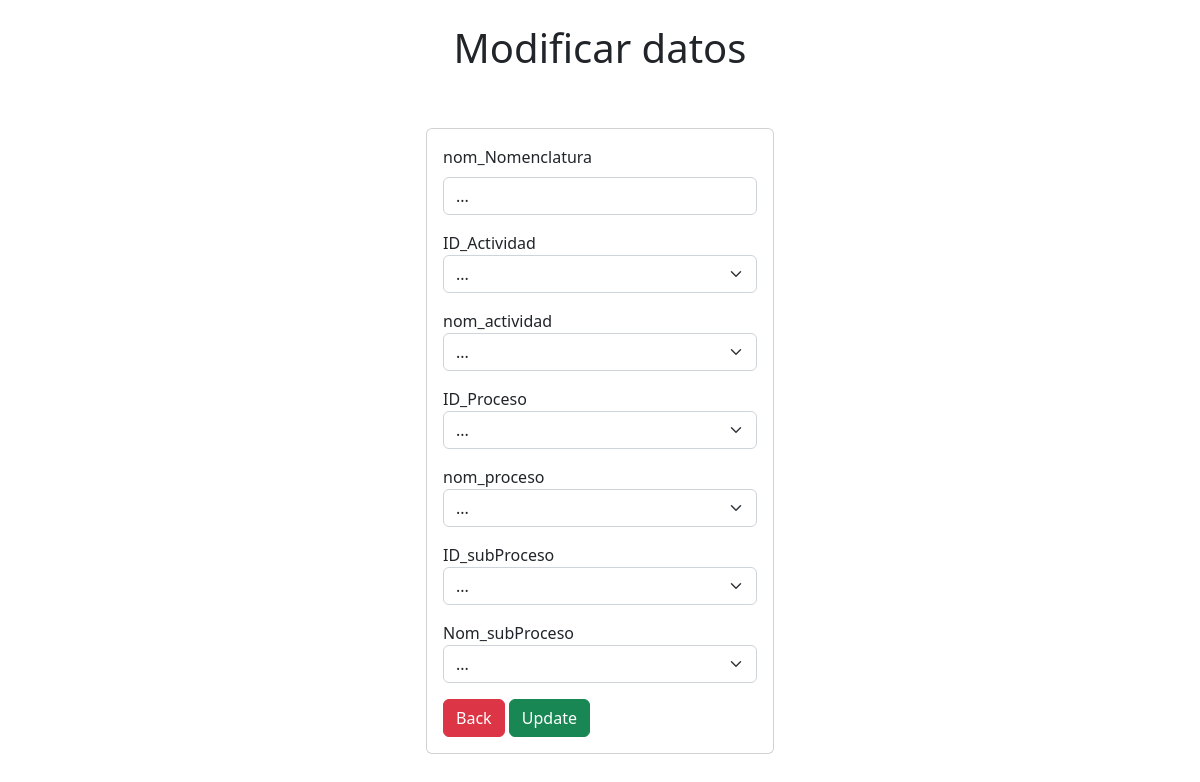
The app's page /tab/Nomenclatura/edit.php?ID_Nomen=1 (signed in) with its own data.
### tables this page shows
CREATE TABLE `nomenclatura` (
  `ID_Nomen` int(11) NOT NULL,
  `Nomenclatura` varchar(50) NOT NULL,
  `ID_Actividad` int(11) NOT NULL,
  `nom_actividad` varchar(50) NOT NULL,
  `ID_Procesos` int(11) NOT NULL,
  `Nom_Proceso` varchar(50) NOT NULL,
  `ID_Subproceso` int(11) NOT NULL,
  `Nom_Subproceso` varchar(50) NOT NULL
);

CREATE TABLE `detalle_actividad` (
  `ID_Actividad` int(11) NOT NULL,
  `nom_actividad` varchar(120) NOT NULL,
  `Entregable` varchar(50) NOT NULL,
  `sistema` varchar(50) NOT NULL,
  `Descripcion` varchar(50) NOT NULL
);

### tab/Nomenclatura/edit.php (the view, shortened to what this page needs)
<?php
include("../../config/conexion.php");
$Nomenclatura = '';
if  (isset($_GET['ID_Nomen'])) {
  $ID_Nomen = $_GET['ID_Nomen'];
  $query = "SELECT * FROM nomenclatura WHERE ID_Nomen = $ID_Nomen";
  $result = mysqli_query($conexion, $query);
  if (mysqli_num_rows($result) == 1) {
    $row = mysqli_fetch_array($result);
    $Nomenclatura = $row['Nomenclatura'];
  }
}
?>
<!DOCTYPE html>
<html lang="en">
<head>
    <link href="https://cdn.jsdelivr.net/npm/bootstrap@5.2.2/dist/css/bootstrap.min.css" rel="stylesheet">
</head>
<body>
    <br>
    <div class="title text-center">
        <h1>Modificar datos</h1>
    </div>
    <br>
    <div class="container p-4">
  <div class="row">
    <div class="col-md-4 mx-auto">
      <div class="card card-body">
        <form action="edit.php?ID_Nomen=<?php echo $_GET['ID_Nomen']; ?>" method="POST">
            <div class="mb-3">
                <label for="exampleInputEmail1" class="form-label">nom_Nomenclatura</label>
                <input type="text" class="form-control" name="Nomenclatura" value="<?php echo $Nomenclatura; ?>" placeholder="Actualizar Nombre">
            </div>
            <div class="mb-3">
                <label>ID_Actividad</label>
                <select class="form-select mb-3" aria-label="Default select example" name="ID_Actividad">
                        <?php
                            $sql1 = "SELECT * FROM detalle_actividad WHERE ID_Actividad=".$row['ID_Actividad'];
                            $resultado1 = $conexion->query($sql1);
                            $row1 = $resultado1->fetch_assoc();
                            echo "<option selected value='".$row1['ID_Actividad']."'>".$row1['nom_actividad']."</option>";
                        ?>
                </select>
            </div>
            <div class="mb-3">
                <label>nom_actividad</label>
                <select class="form-select mb-3" aria-label="Default select example" name="nom_actividad">
                        <?php
                            $sql1 = "SELECT * FROM detalle_actividad WHERE ID_Actividad=".$row['ID_Actividad'];
                            $resultado1 = $conexion->query($sql1);
                            $row1 = $resultado1->fetch_assoc();
                            echo "<option selected value='".$row1['nom_actividad']."'>".$row1['nom_actividad']."</option>";
                        ?>
                </select>
            </div>
            <div class="mb-3">
            <label>ID_Proceso</label>
        <select class="form-select mb-3" aria-label="Default select example" name="ID_Procesos">
            <?php
                $sql1 = "SELECT * FROM nomenclatura WHERE ID_Procesos =".$row['ID_Procesos'];
                $resultado1 = $conexion->query($sql1);
                $row1 = $resultado1->fetch_assoc();
                echo "<option selected value='".$row1['ID_Procesos']."'>".$row1['Nom_Proceso']."</option>";
            ?>
        </select>
            </div>
            <div class="mb-3">
            <label>nom_proceso</label>
        <select class="form-select mb-3" aria-label="Default select example" name="Nom_Proceso">
            <?php
                $sql1 = "SELECT * FROM nomenclatura WHERE ID_Procesos =".$row['ID_Procesos'];
                $resultado1 = $conexion->query($sql1);
                $row1 = $resultado1->fetch_assoc();
                echo "<option selected value='".$row1['Nom_Proceso']."'>".$row1['Nom_Proceso']."</option>";
            ?>
        </select>
            </div>
            <div class="mb-3">
            <label>ID_subProceso</label>
        <select class="form-select mb-3" aria-label="Default select example" name="ID_Subproceso">
            <?php
                $sql1 = "SELECT * FROM nomenclatura WHERE ID_Subproceso =".$row['ID_Subproceso'];
                $resultado1 = $conexion->query($sql1);
                $row1 = $resultado1->fetch_assoc();
                echo "<option selected value='".$row1['ID_Subproceso']."'>".$row1['Nom_Subproceso']."</option>";
            ?>
        </select>
            </div>
            <div class="mb-3">
            <label>Nom_subProceso</label>
        <select class="form-select mb-3" aria-label="Default select example" name="Nom_Subproceso">
            <?php
                $sql1 = "SELECT * FROM nomenclatura WHERE ID_Subproceso =".$row['ID_Subproceso'];
                $resultado1 = $conexion->query($sql1);
                $row1 = $resultado1->fetch_assoc();
                echo "<option selected value='".$row1['Nom_Subproceso']."'>".$row1['Nom_Subproceso']."</option>";
            ?>
        </select>
            </div>
            <a type="submite" class="btn btn-danger" href="nomenclatura.php">Back</a>
            <button class="btn btn-success" name="update">
                Update
            </button>
        </form>
      </div>
    </div>
  </div>
</div>
</body>
</html>

### records on screen
nomenclatura: Nomenclatura "...", ID_Procesos "...", Nom_Proceso "...", ID_Subproceso "...", Nom_Subproceso "..."
detalle_actividad: ID_Actividad "...", nom_actividad "..."
